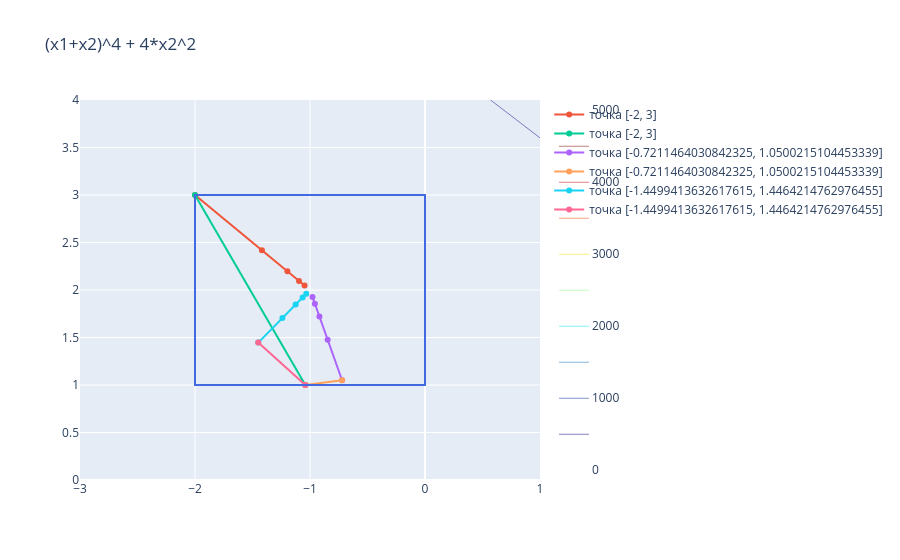

Notebook cell for this chart:
### Code cell
import numpy as np
import sympy as sp
import pandas as pd
import plotly.graph_objects as go
import random 


def auxiliary_point_gd(grad, lower, upper, step_size=0.05, maxiter=10000, eps=1e-9):
    x = np.array([(lower[0] + upper[0]) / 2, (lower[1] + upper[1]) / 2])
    for _ in range(maxiter):
        c_grad = np.array([grad[0](x[0], x[1]), grad[1](x[0], x[1])])
        if np.linalg.norm(c_grad) < eps:
            break
        x_new = x - step_size * c_grad   # gradient descent step
        x_new = np.clip(x_new, lower, upper)  # project onto box
        if np.linalg.norm(x_new - x) < eps:
            break
        x = x_new
    return x


def select_alpha_gd(grad, x, p, alpha=0.5, step_size=0.05, maxiter=10000, eps=1e-9):
    # iterative search on alpha using directional derivative
    for _ in range(maxiter):
        x_alpha = x + alpha * p
        g = np.array([grad[0](x_alpha[0], x_alpha[1]),
                      grad[1](x_alpha[0], x_alpha[1])])
        grad_a = np.dot(g, p)
        alpha_new = alpha - step_size * grad_a
        alpha_new = np.clip(alpha_new, 0.0, 1.0)
        if abs(alpha_new - alpha) < eps:
            alpha = alpha_new
            break
        alpha = alpha_new
    return alpha


def estimate_lipschitz_hessian(f, x1, x2, lower, upper, samples=16):
    H = sp.hessian(f, (x1, x2))
    Hf = sp.lambdify([x1, x2], H, "numpy")
    sample_count = int(np.sqrt(samples))
    if sample_count < 2:
        sample_count = 2
    x1_vals = np.linspace(lower[0], upper[0], sample_count)
    x2_vals = np.linspace(lower[1], upper[1], sample_count)
    L_est = 0.0
    for a in x1_vals:
        for b in x2_vals:
            H_val = np.array(Hf(a, b), dtype=float)
            eigvals = np.linalg.eigvalsh(H_val)
            L_est = max(L_est, np.max(eigvals))
    return max(L_est, 1e-6)


def choose_step_size(eps, L_est):
    # smaller eps may require finer steps for stability,
    # but do not shrink below a safe lower bound.
    step = min(0.9 / L_est, max(0.005, np.sqrt(eps)))
    return step


def cond_grad(f, x0, lower, upper, eps=1e-5, maxiter=20000):
    x = x0.copy()
    fun = sp.lambdify([x1, x2], f, "math")
    x_path = [x.copy()]
    fx = fun(x[0], x[1])
    f_path = [fx]

    x1d = sp.diff(f, x1)
    x2d = sp.diff(f, x2)
    x1d = sp.lambdify([x1, x2], x1d, "math")
    x2d = sp.lambdify([x1, x2], x2d, "math")

    L_est = estimate_lipschitz_hessian(f, x1, x2, lower, upper, samples=16)
    step_size = choose_step_size(eps, L_est)

    for k in range(maxiter):
        x_bar = auxiliary_point_gd([x1d, x2d], lower, upper, step_size=step_size, maxiter=10000, eps=eps)
        direction = x_bar - x
        if np.linalg.norm(direction) < eps:
            break

        alpha = select_alpha_gd([x1d, x2d], x, direction, step_size=step_size, maxiter=10000, eps=eps)
        x = x + alpha * direction
        x_path.append(x.copy())
        fx = fun(x[0], x[1])
        f_path.append(fx)

    return x_path, f_path, k


x1, x2 = sp.symbols('x1, x2')
f = (x1+x2)**4 + 4*x2**2
random.seed(42)
p_list = ([-2, 3], [random.uniform(-2, 0), random.uniform(1, 3)], [random.uniform(-2, 0),  random.uniform(1, 3)])
e_list = (0.1, 1e-6)
lower = [-2, 1]
upper = [0, 3]
x1_range = np.linspace(-3, 1, 100)
x2_range = np.linspace(0, 4, 100)

x, y = np.meshgrid(x1_range, x2_range)
fu = (x+y)**4 + 4*y**2
fig = go.Figure(data=[go.Contour(
    zmax = 5000, zmin = 0,
    z=fu, x=x1_range, y=x2_range, colorscale='Jet',
    contours=dict(
         coloring = 'lines',
        showlabels = True,
        labelfont = dict(
            size = 12,
            color = 'white',
        )
    ) 
)])
fig.update_layout(title=f'(x1+x2)^4 + 4*x2^2') 
fig.add_shape(type="rect",
    x0=-2, y0=1, x1=0, y1=3,
    line=dict(color="RoyalBlue"),)

# method visualize

for point in p_list:
    for e in e_list:
        print(f'point = {point}')
        ans = cond_grad(f, point, lower, upper, eps=e)
        print(ans[0][-1], ans[1][-1], ans[2])
        fig.add_trace(go.Scatter(x=[i[0] for i in ans[0]], y=[i[1] for i in ans[0]], name=f'точка {point}'))
fig.show()

### Figure 1 — Plotly figure (JSON) as saved in the notebook; plotly's stock layout.template omitted (floating-point values rounded to 4 significant figures; data arrays with more than 128 entries replaced by an {"elided": "..."} marker saying what was removed)
{"data": [{"colorscale": [[0, "rgb(0,0,131)"], [0.2, "rgb(0,60,170)"], [0.4, "rgb(5,255,255)"], [0.6, "rgb(255,255,0)"], [0.8, "rgb(250,0,0)"], [1, "rgb(128,0,0)"]], "contours": {"coloring": "lines", "labelfont": {"color": "white", "size": 12}, "showlabels": true}, "type": "contour", "x": [-3.0, -2.96, -2.919, -2.879, -2.838, -2.798, -2.758, -2.717, -2.677, -2.636, -2.596, -2.556, -2.515, -2.475, -2.434, -2.394, -2.354, -2.313, -2.273, -2.232, -2.192, -2.152, -2.111, -2.071, -2.03, -1.99, -1.949, -1.909, -1.869, -1.828, -1.788, -1.747, -1.707, -1.667, -1.626, -1.586, -1.545, -1.505, -1.465, -1.424, -1.384, -1.343, -1.303, -1.263, -1.222, -1.182, -1.141, -1.101, -1.061, -1.02, -0.9798, -0.9394, -0.899, -0.8586, -0.8182, -0.7778, -0.7374, -0.697, -0.6566, -0.6162, -0.5758, -0.5354, -0.4949, -0.4545, -0.4141, -0.3737, -0.3333, -0.2929, -0.2525, -0.2121, -0.1717, -0.1313, -0.09091, -0.05051, -0.0101, 0.0303, 0.07071, 0.1111, 0.1515, 0.1919, 0.2323, 0.2727, 0.3131, 0.3535, 0.3939, 0.4343, 0.4747, 0.5152, 0.5556, 0.596, 0.6364, 0.6768, 0.7172, 0.7576, 0.798, 0.8384, 0.8788, 0.9192, 0.9596, 1.0], "y": [0.0, 0.0404, 0.08081, 0.1212, 0.1616, 0.202, 0.2424, 0.2828, 0.3232, 0.3636, 0.404, 0.4444, 0.4848, 0.5253, 0.5657, 0.6061, 0.6465, 0.6869, 0.7273, 0.7677, 0.8081, 0.8485, 0.8889, 0.9293, 0.9697, 1.01, 1.051, 1.091, 1.131, 1.172, 1.212, 1.253, 1.293, 1.333, 1.374, 1.414, 1.455, 1.495, 1.535, 1.576, 1.616, 1.657, 1.697, 1.737, 1.778, 1.818, 1.859, 1.899, 1.939, 1.98, 2.02, 2.061, 2.101, 2.141, 2.182, 2.222, 2.263, 2.303, 2.343, 2.384, 2.424, 2.465, 2.505, 2.545, 2.586, 2.626, 2.667, 2.707, 2.747, 2.788, 2.828, 2.869, 2.909, 2.949, 2.99, 3.03, 3.071, 3.111, 3.152, 3.192, 3.232, 3.273, 3.313, 3.354, 3.394, 3.434, 3.475, 3.515, 3.556, 3.596, 3.636, 3.677, 3.717, 3.758, 3.798, 3.838, 3.879, 3.919, 3.96, 4.0], "z": {"elided": "100x100 float values"}, "zmax": 5000, "zmin": 0}, {"name": "точка [-2, 3]", "type": "scatter", "x": [-2, -1.418, -1.196, -1.096, -1.047], "y": [3, 2.418, 2.196, 2.096, 2.047]}, {"name": "точка [-2, 3]", "type": "scatter", "x": [-2, -1.041], "y": [3, 1]}, {"name": "точка [-0.7211464030842325, 1.0500215104453339]", "type": "scatter", "x": [-0.7211, -0.8465, -0.9182, -0.9575, -0.9783], "y": [1.05, 1.477, 1.721, 1.855, 1.926]}, {"name": "точка [-0.7211464030842325, 1.0500215104453339]", "type": "scatter", "x": [-0.7211, -1.041], "y": [1.05, 1]}, {"name": "точка [-1.4499413632617615, 1.4464214762976455]", "type": "scatter", "x": [-1.45, -1.24, -1.125, -1.064, -1.033], "y": [1.446, 1.705, 1.846, 1.921, 1.96]}, {"name": "точка [-1.4499413632617615, 1.4464214762976455]", "type": "scatter", "x": [-1.45, -1.041], "y": [1.446, 1]}], "layout": {"shapes": [{"line": {"color": "RoyalBlue"}, "type": "rect", "x0": -2, "x1": 0, "y0": 1, "y1": 3}], "title": {"text": "(x1+x2)^4 + 4*x2^2"}}}
